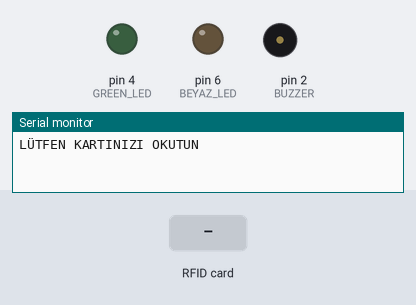
The sketch below on a simulated Arduino Uno, built with avr-gcc and run on an emulated ATmega328P. On the bench: output pins drawn as LEDs (lit = HIGH), buzzer (waves = sounding), the last lines printed to the serial monitor. Inputs (shaded band) come from the test bench. Pins used as bus, display or sensor lines are not drawn.

Above: at 1.2 s.
1.3 s: RFID card E3 32 6E 1A held to the reader
At 2.0 s:
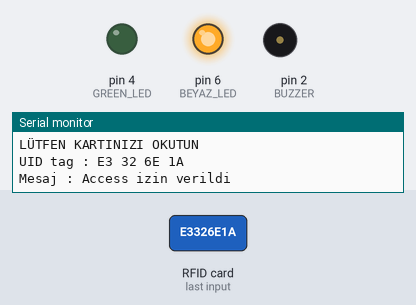
3.6 s: RFID card 5E 7A 19 C4 held to the reader
At 4.4 s:
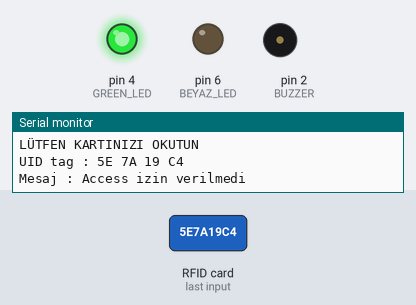
6.0 s: RFID card 23 80 85 14 held to the reader
At 6.15 s:
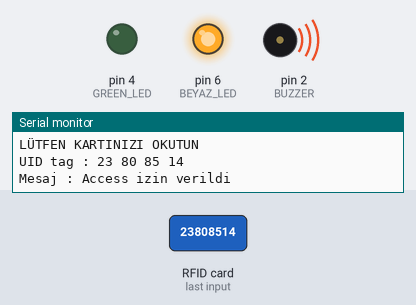
Timing chart, 0 to 9.0 s (numbered marks = the images above; inputs shaded):
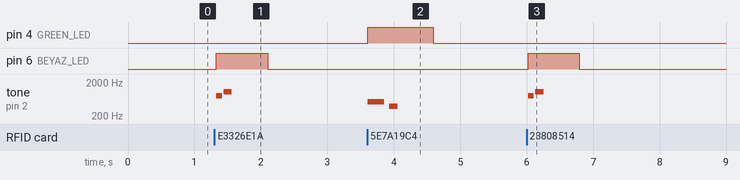

Measured:
- after the input at 1.3 s, pin 6 (BEYAZ_LED): LOW → HIGH at once, → LOW 0.77 s later; tone on pin 2 (BUZZER): silent → 784 Hz at once, → silent 0.08 s later, → 1047 Hz 0.02 s later, → silent 0.13 s later
- after the input at 3.6 s, pin 4 (GREEN_LED): LOW → HIGH at once, → LOW 0.99 s later; tone on pin 2 (BUZZER): silent → 523 Hz at once, → silent 0.25 s later, → 392 Hz 0.08 s later, → silent 0.13 s later
- after the input at 6.0 s, pin 6 (BEYAZ_LED): LOW → HIGH at once, → LOW 0.77 s later; tone on pin 2 (BUZZER): silent → 784 Hz at once, → silent 0.08 s later, → 1047 Hz 0.02 s later, → silent 0.13 s later

The sketch:

proje.ino
```cpp
#include <SPI.h>
#include <MFRC522.h>
#define SS_PIN 10
#define RST_PIN 8


#define GREEN_LED       4
#define BEYAZ_LED     6
#define BUZZER        2


MFRC522 mfrc522(SS_PIN, RST_PIN);


#define NOTE_G4  392
#define NOTE_C5  523
#define NOTE_G5  784
#define NOTE_C6  1047


int TrueMelody[] = {NOTE_G5, NOTE_C6};
int TrueNoteDurations[] = {12, 8};

int FalseMelody[] = {NOTE_C5, NOTE_G4};
int FalseNoteDurations[] = {4, 8};


#define playTrueMelody() playMelody(TrueMelody, TrueNoteDurations, 2)
#define playFalseMelody() playMelody(FalseMelody, FalseNoteDurations, 2)


void setup() {
  Serial.begin(9600);
  SPI.begin();
  Serial.println("LÜTFEN KARTINIZI OKUTUN");

  pinMode(GREEN_LED, OUTPUT);
  pinMode(BEYAZ_LED, OUTPUT);
  pinMode(BUZZER, OUTPUT);


}

void loop() {

  mfrc522.PCD_Init();
  if ( ! mfrc522.PICC_IsNewCardPresent())
  {
    return;
  }


  if ( ! mfrc522.PICC_ReadCardSerial())
  {
    return;
  }


  Serial.print("UID tag :");
  String RFIDtag = "";
  byte letter;
  for (byte i = 0; i < mfrc522.uid.size; i++)
  {
    Serial.print(mfrc522.uid.uidByte[i] < 0x10 ? " 0" : " ");
    Serial.print(mfrc522.uid.uidByte[i], HEX);
    RFIDtag.concat(String(mfrc522.uid.uidByte[i] < 0x10 ? " 0" : " "));
    RFIDtag.concat(String(mfrc522.uid.uidByte[i], HEX));
  }
  Serial.println();
  Serial.print("Mesaj : ");
  RFIDtag.toUpperCase();


  if (( RFIDtag.substring(1) == "E3 32 6E 1A" ) || (RFIDtag.substring(1) =="23 80 85 14"))
  {
    Serial.println("Access izin verildi");

    digitalWrite(BEYAZ_LED, HIGH);
  playTrueMelody();
  delay(500);


    digitalWrite(BEYAZ_LED, LOW);
    delay(250);


    Serial.println("LÜTFEN KARTINIZI OKUTUN");
  }

  else
  {
    Serial.println("Access izin verilmedi");

    digitalWrite(GREEN_LED, HIGH);
    playFalseMelody();
    delay(500);


        digitalWrite(GREEN_LED, LOW);
    delay(250);


    Serial.println("LÜTFEN KARTINIZI OKUTUN");
  }
}

void playMelody(int *melody, int *noteDurations, int notesLength)
{
  pinMode(BUZZER, OUTPUT);

  for (int thisNote = 0; thisNote < notesLength; thisNote++) {
    int noteDuration = 1000 / noteDurations[thisNote];
    tone(BUZZER, melody[thisNote], noteDuration);
    int pauseBetweenNotes = noteDuration * 1.30;
    delay(pauseBetweenNotes);
    noTone(BUZZER);
  }
}
```
